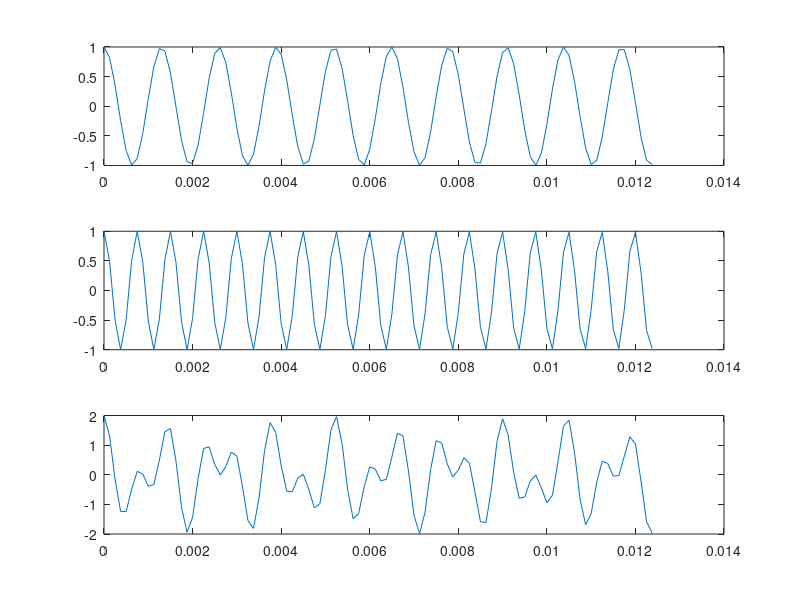

Write the MATLAB code that produced this figure.
fs= 8000;
t= linspace(0,2,fs*2);
fl = 770;
fh = 1336;

ltone = cos(2*pi*fl*t);
htone = cos(2*pi*fh*t);
subplot(3,1,1);
plot(t(1:100), ltone(1:100));
subplot(3,1,2);
plot(t(1:100), htone(1:100));

dtmf = ltone+htone;
subplot(3,1,3);
plot(t(1:100), dtmf(1:100));

soundsc(dtmf, fs);
